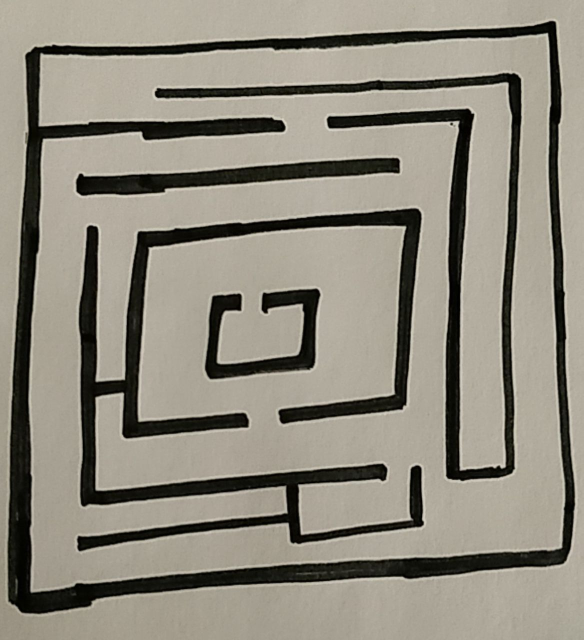
#> input picture test.png, 1167 x 1280 px, found by its file name (shown at 1/2 size)
$ python printNpArray1.py
#> lines starting #> are read from the running program, lines starting #| are printed output that depends on the picture; after the words box and inside, x2 and y2 are one past the last pixel; in counts of white or black regions, pixels touching at a corner belong together
import cv2
import numpy as np
import matplotlib.pyplot as plt
from matplotlib.pyplot import figure

img = cv2.imread("/home/severus7/Documents/python/test.png")
#> img is the input picture: shape (1280, 1167, 3); mean B, G, R 125.5, 137.9, 142.7

r1 = np.array([0,0,0])
r2 = np.array([10,10,10])

#img= cv2.cvtColor(img,cv2.COLOR_BGR2HSV)
img= cv2.cvtColor(img, cv2.COLOR_BGR2GRAY)
#> img: shape (1280, 1167)

#mask = cv2.inRange(img,r1,r2)

ret,img = cv2.threshold(img,125,255,cv2.THRESH_BINARY+cv2.THRESH_OTSU)
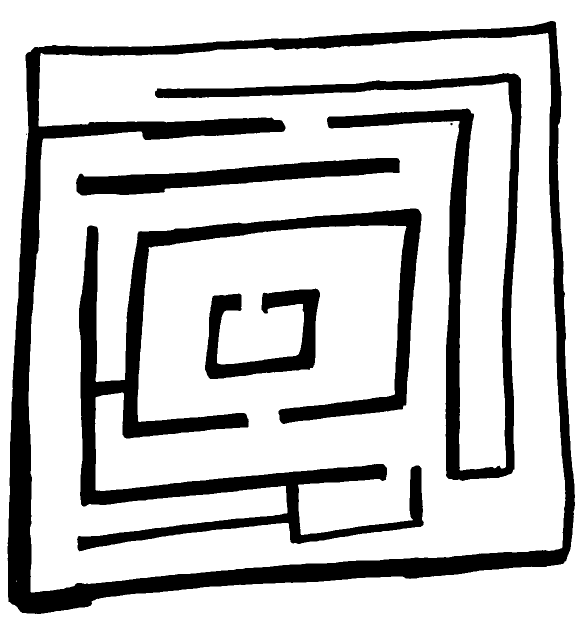
#> img: shape (1280, 1167) (shown at 1/2 size); 78.4% white; 7 black regions (2 under 20 px), largest, box (x1, y1, x2, y2) and area: (15, 42, 1150, 1228) 129089, (154, 417, 848, 1103) 100176, (310, 146, 1043, 962) 55105, (152, 316, 800, 391) 20994, (410, 577, 640, 758) 16529
#> ret = 95


kernel = cv2.getStructuringElement(cv2.MORPH_ELLIPSE, (4, 3))
img = cv2.erode(img, kernel, iterations=3)
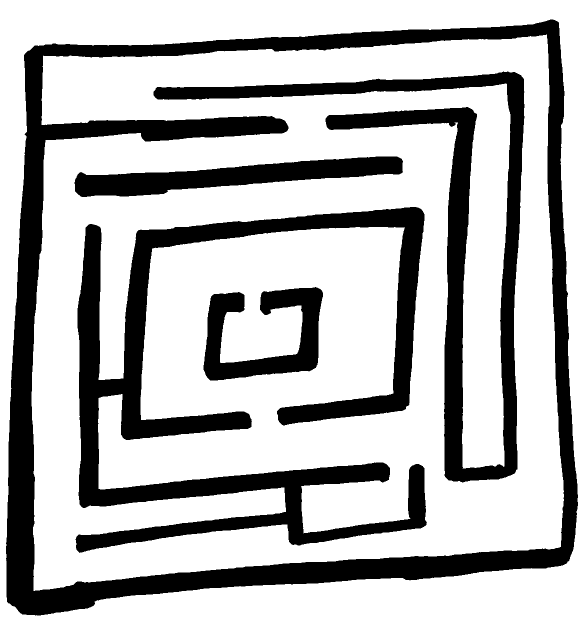
#> img: shape (1280, 1167) (shown at 1/2 size); 72.3% white; 5 black regions, box (x1, y1, x2, y2) and area: (12, 39, 1156, 1231) 164135, (151, 414, 854, 1106) 127794, (307, 143, 1049, 965) 75459, (149, 313, 806, 394) 25184, (407, 574, 646, 761) 21206

dilated_Edges = cv2.dilate(img, kernel, iterations=2)
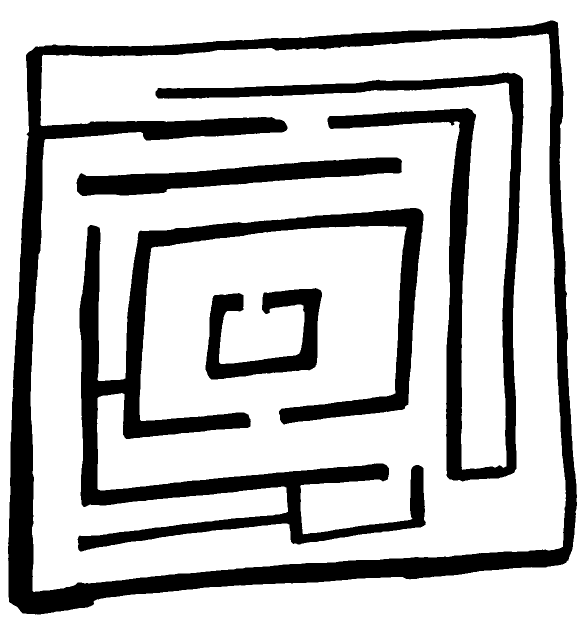
#> dilated_Edges: shape (1280, 1167) (shown at 1/2 size); 76.4% white; 5 black regions, box (x1, y1, x2, y2) and area: (16, 41, 1154, 1229) 140778, (155, 416, 852, 1103) 109377, (311, 145, 1047, 963) 61900, (153, 315, 804, 392) 22371, (411, 576, 644, 759) 18077

elements=[]
for i in range(0,1000):
    elements.append([])

def main():
    for i in range(0,1000):

        for  j in range(0,800):
            c = img[i,j]
            #c= pixel[0]+pixel[1]+pixel[2]
            if (c<2):
                val = 1
                elements[i].append(val)
            else:
                val=0
                elements[i].append(val)

    grid= np.array(elements)

    start = (0,0)
    goal= (9,15)
    fig, ax= plt.subplots(figsize=(12,12))
    ax.imshow(grid, aspect ='auto', cmap=plt.get_cmap('binary'))
    #ax.scatter(start[1],start[0], marker = "*", color = "yellow", s = 200)
    #ax.scatter(goal[1],goal[0], marker = "*", color = "red", s = 200)
    plt.show()
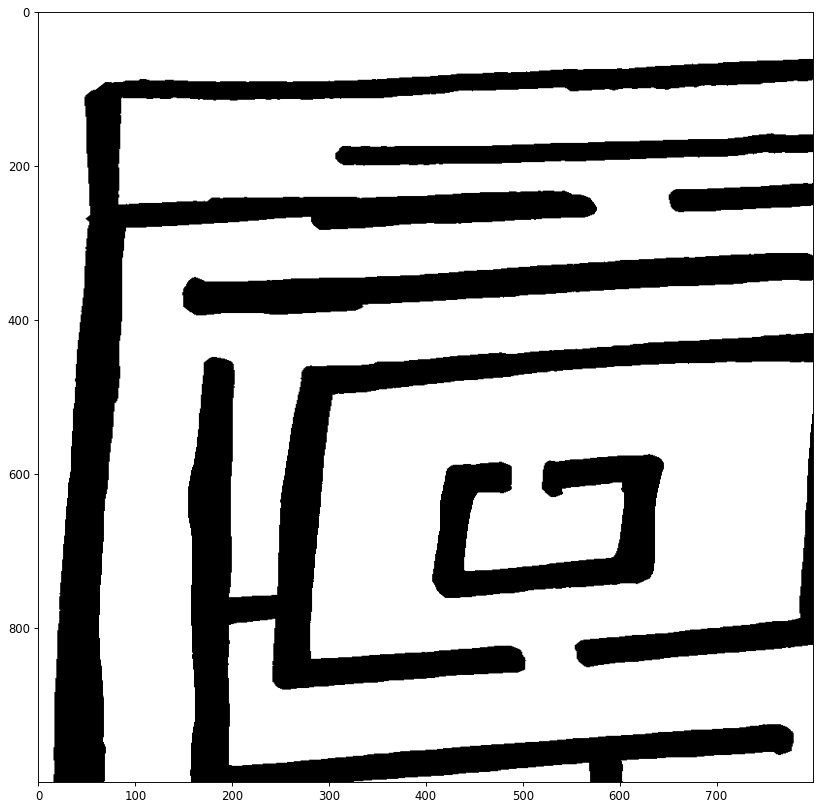
#> figure drawn by matplotlib, 1 panel

    #cv2.imshow('test', img)
    #cv2.waitKey(0)
    #cv2.destroyAllWindows

if __name__ == "__main__":
    main()
